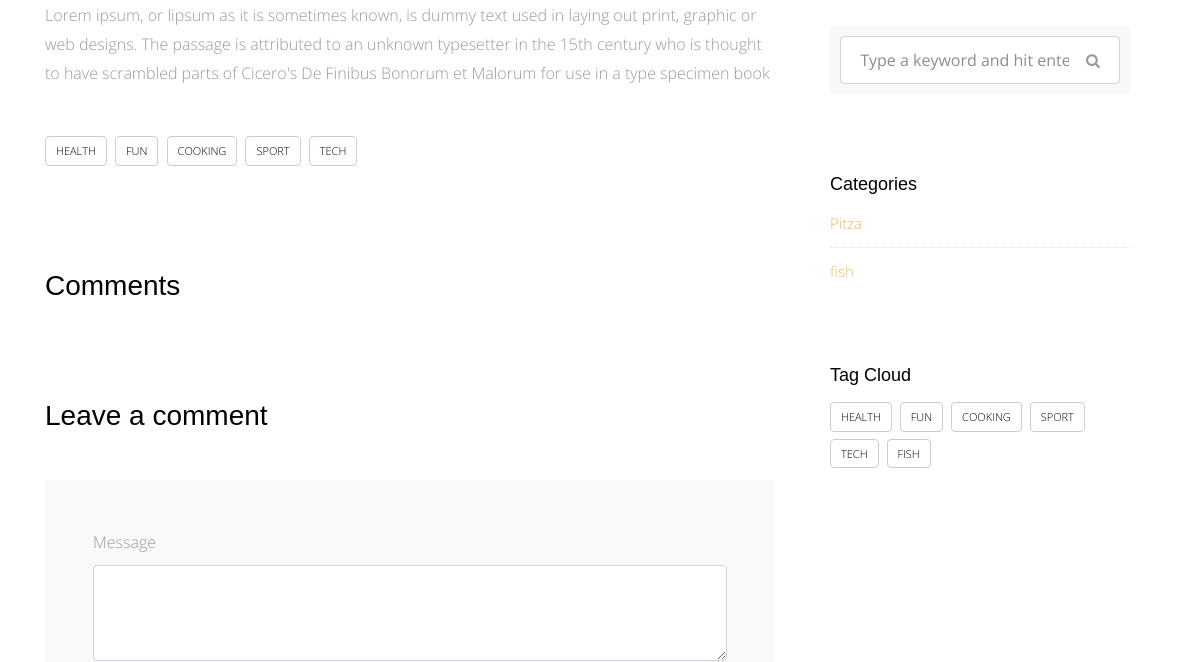
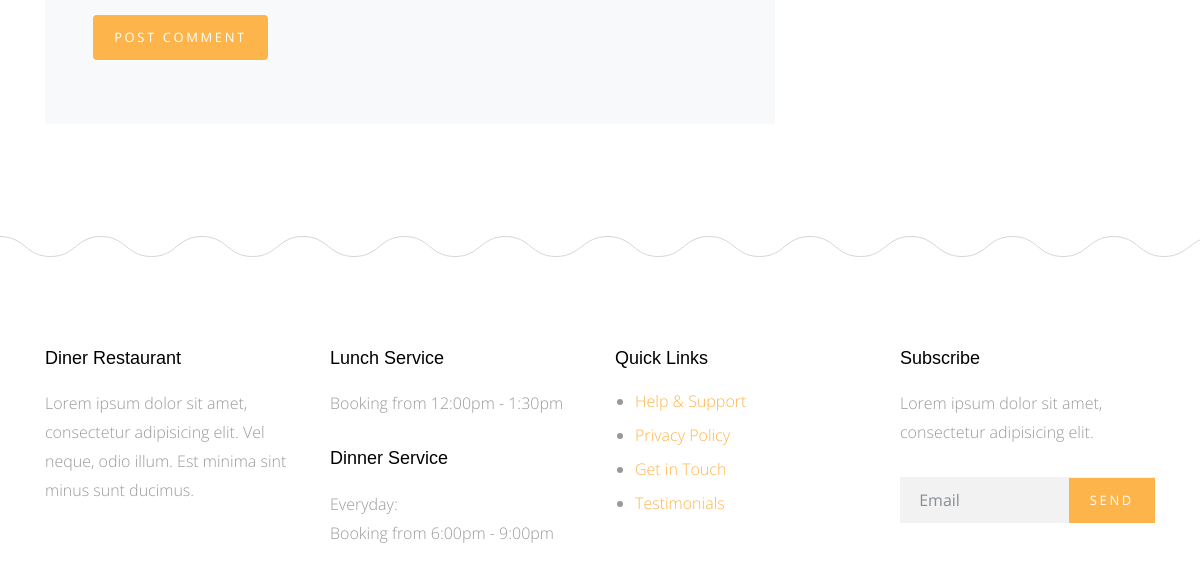
The page /blog/1/ (middle part) on the database as committed earlier (2 pictures, top to bottom).
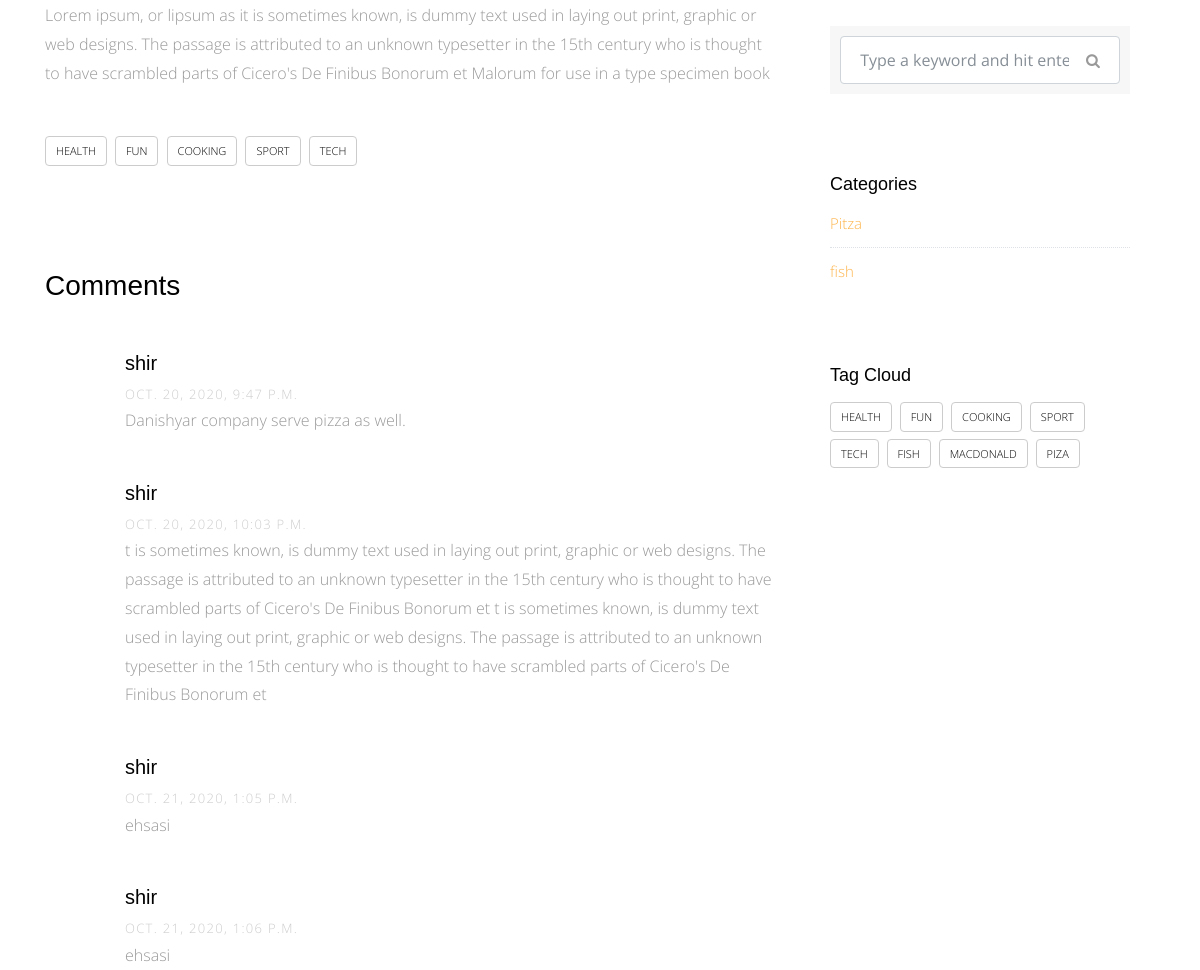
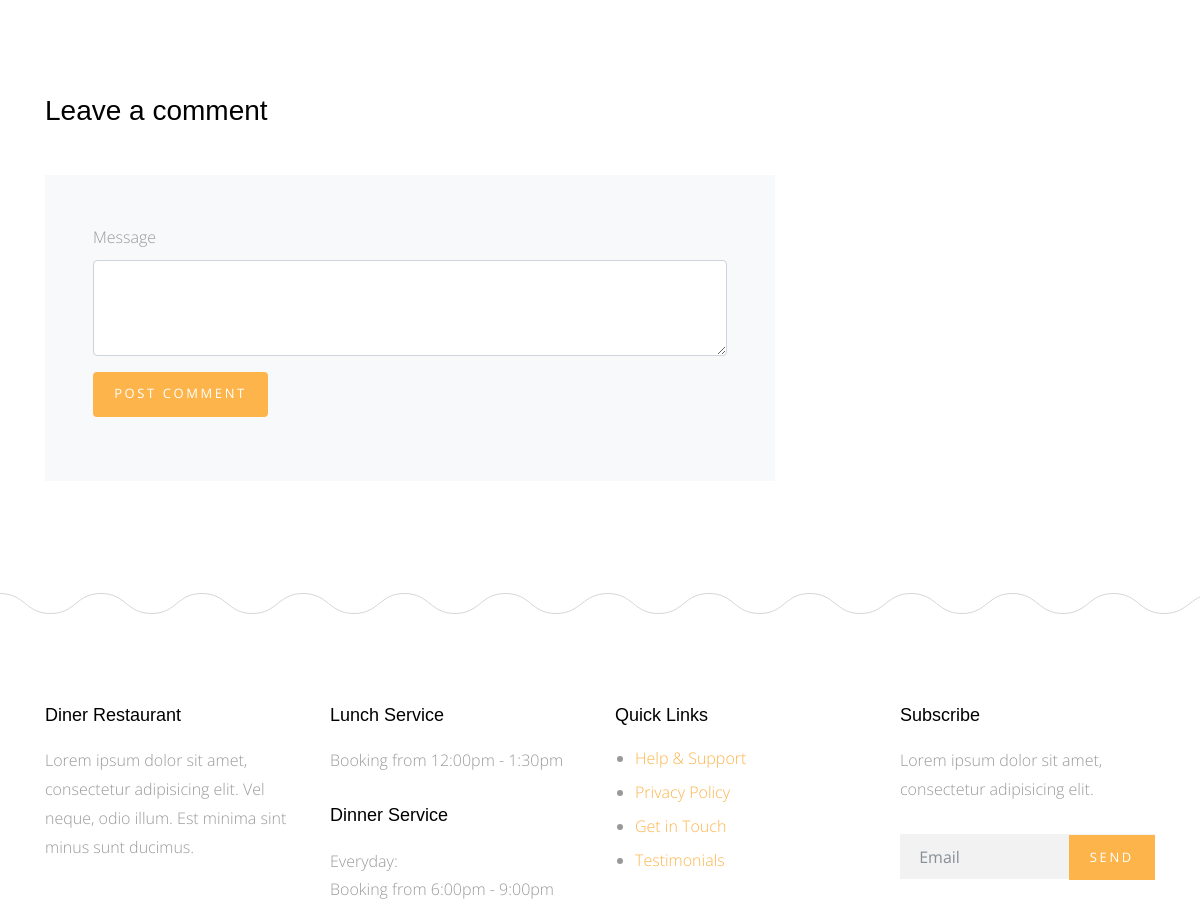
The same page on the database as committed later (2 pictures, top to bottom).
### blog/models.py (models this page shows, shortened)
class Post(models.Model):
    title = models.CharField(max_length=100)
    content = models.TextField()
    author = models.ForeignKey(User, on_delete=models.CASCADE)
    category = models.ForeignKey('Category',null=True, on_delete=models.SET_NULL)
    image = models.ImageField(upload_to = "blog/", blank=True, null=True)
    created = models.DateTimeField(default=timezone.now)
    tags = TaggableManager(blank=True)
    def __str__(self):
        return self.title

class Category(models.Model):
    name = models.CharField(max_length=30)
    class Meta:
        verbose_name = "Category"
        verbose_name_plural = "Categories"
    def __str__(self):
        return self.name

class Comment(models.Model):
    user = models.ForeignKey(User,null=True, blank=True, on_delete=models.CASCADE)
    post = models.ForeignKey(Post, on_delete=models.CASCADE)
    content = models.TextField()
    created = models.DateTimeField(default=timezone.now)

### blog/views.py (the view)
# urls.py: path("<int:id>/", post_detail, name ="post_detail"),
def post_detail(request, id):
    post = get_object_or_404(Post, id=id)
    categories = Category.objects.all()
    tags = Tag.objects.all()
    comments = Comment.objects.filter(post=post)
    comment_form = CommentForm()
    if request.method == "POST":
        comment_form = CommentForm(request.POST)
        if comment_form.is_valid():
            new_comment = comment_form.save(commit=False)
            new_comment.user = request.user
            new_comment.post = post
            new_comment.save()
            comment_form = CommentForm()
    else:
        comment_form = CommentForm()
    context = {
        'post': post,
        'categories':categories,
        'tags':tags,
        'comments':comments,
        'comment_form':comment_form,
    }
    return render(request, "blog/post_detail.html", context)

### blog/forms.py
class CommentForm(forms.ModelForm):
    class Meta:
        model = Comment
        fields = [
            'content'
        ]

### blog/templates/blog/post_detail.html (shortened to what this page needs)
{% extends 'base.html' %}
{% load static %}
{% load widget_tweaks %}
{% block content %}
<div class="main-wrap">
  <div class="section">
    <div class="container">
      <div class="row">
        <div class="col-md-8">
          <p>{{post.content}}</p>
          <div class="tag-widget post-tag-container mb-5 mt-5">
            <div class="tagcloud">
              {% for tag in post.tags.all %}
                <a href="{% url 'blog:post_by_tag' tag %}" class="tag-cloud-link">{{tag}}</a>
              {% endfor %}
            </div>
          </div>
          <div class="pt-5 mt-5">
            <h3 class="mb-5">Comments</h3>
            <ul class="comment-list">
              {% for comment in comments %}
                <li class="comment">
                  <div class="comment-body">
                    <h3>{{comment.user.username}}</h3>
                    <div class="meta">{{comment.created}}</div>
                    <p>{{comment.content}}</p>
                  </div>
                </li>
              {% endfor %}
            </ul>
            <div class="comment-form-wrap pt-5">
              <h3 class="mb-5">Leave a comment</h3>
              <form action="" method="POST" class="p-5 bg-light">
                <div class="form-group">
                  <label for="message">Message</label>
                  {% render_field comment_form.content rows="3"  cols="30" id="message" class="form-control" %}
                </div>
                <div class="form-group">
                  <input type="submit" value="Post Comment" class="btn btn-primary">
                </div>
              </form>
            </div>
          </div>
        </div>
        <div class="col-md-4 sidebar">
          <div class="sidebar-box">
            <form action="{% url 'blog:post_list' %}" method="GET" class="search-form">
              <div class="form-group">
                <span class="icon fa fa-search"></span>
                <input type="text" class="form-control" name="q" value="{{request.GET.q}}" placeholder="Type a keyword and hit enter">
              </div>
            </form>
          </div>
          <div class="sidebar-box">
            <div class="categories">
              <h3>Categories</h3>
              {% for category in categories %}
                <li><a href="{% url 'blog:post_by_category' category %}">{{category.name}}</a></li>
              {% endfor %}
            </div>
          </div>
          <div class="sidebar-box">
            <h3>Tag Cloud</h3>
            <div class="tagcloud">
              {% for tag in tags %}
                <a href="{% url 'blog:post_by_tag' tag %}" class="tag-cloud-link">{{tag}}</a>
              {% endfor %}
            </div>
          </div>
        </div>
      </div>
    </div>
  </div>
</div>
{% endblock content %}

### templates/base.html (shortened to what this page needs)
{% load static %}
<!doctype html>
<html lang="en">
  <head>
    <link rel="stylesheet" href="{% static 'css/bootstrap.css' %}">
    <link rel="stylesheet" href="{% static 'css/animate.css' %}">
    <link rel="stylesheet" href="{% static 'css/owl.carousel.min.css' %}">
    <link rel="stylesheet" href="{% static 'css/magnific-popup.css' %}">
    <link rel="stylesheet" href="{% static 'css/aos.css' %}">
    <link rel="stylesheet" href="{% static 'css/bootstrap-datepicker.css' %}">
    <link rel="stylesheet" href="{% static 'css/jquery.timepicker.css' %}">
    <link rel="stylesheet" href="{% static 'fonts/ionicons/css/ionicons.min.css' %}">
    <link rel="stylesheet" href="{% static 'fonts/fontawesome/css/font-awesome.min.css' %}">
    <link rel="stylesheet" href="{% static 'fonts/flaticon/font/flaticon.css' %}">
    <link rel="stylesheet" href="{% static 'css/style.css' %}">
  </head>
  <body>
    <div class="site-wrap">
      {% block content %}
      {% endblock content %}
      {% include 'footer.html' %}
    </div>
  </body>
</html>

### templates/footer.html (shortened to what this page needs)
<footer>
    <div class="site-footer">
        <div class="container">
        <div class="row small-gutters mb-5">
            <div class="col-md-6 col-lg-3 mb-5" data-aos="fade" data-aos-delay="100">
            <div class="footer-widget">
                <h3>Diner Restaurant</h3>
                <p>Lorem ipsum dolor sit amet, consectetur adipisicing elit. Vel neque, odio illum. Est minima sint minus sunt ducimus.</p>
            </div>
            </div>
            <div class="col-md-6 col-lg-3 mb-5" data-aos="fade" data-aos-delay="200">
            <div class="footer-widget">
                <h3>Lunch Service</h3>
                <p>Booking from 12:00pm - 1:30pm</p>
                <h3>Dinner Service</h3>
                <p>Everyday: <br> Booking from 6:00pm - 9:00pm</p>
            </div>
            </div>
            <div class="col-md-6 col-lg-3 mb-5" data-aos="fade" data-aos-delay="300">
            <div class="footer-widget">
                <h3>Quick Links</h3>
                <ul>
                <li><a href="#">Help &amp; Support</a></li>
                <li><a href="#">Privacy Policy</a></li>
                <li><a href="#">Get in Touch</a></li>
                <li><a href="#">Testimonials</a></li>
                </ul>
            </div>
            </div>
            <div class="col-md-6 col-lg-3 mb-5" data-aos="fade" data-aos-delay="400">
            <div class="footer-widget footer-contact-widget">
                <h3>Subscribe</h3>
                <p>Lorem ipsum dolor sit amet, consectetur adipisicing elit.</p>
                <form action="" class="form-subscribe mb-5">
                <div class="form-group form-field">
                    <input type="submit" value="Send" class="btn btn-primary">
                    <input type="text" class="form-control" placeholder="Email">
                </div>
                </form>
            </div>
            </div>
        </div>
        </div>
    </div>
</footer>

### templates/scripts.html (shortened to what this page needs)
{% load static %}

### static/css/style.css (style rules this page uses)
html { overflow-x: hidden; }
body { background: #fff; font-family: "Open Sans", cursive; font-size: 16px; line-height: 1.8; font-weight: 300; color: #999999; }
a { -webkit-transition: .3s all ease; -o-transition: .3s all ease; transition: .3s all ease; text-decoration: none; }
h1, h2, h3, h4, h5 { color: #000; font-family: "Playfair Display", Arial, sans-serif; }
.btn, .form-control { outline: none; }
textarea.form-control { height: inherit; }
.btn { font-size: 13px; text-transform: uppercase; letter-spacing: .2em; }
.btn.btn-primary { color: #fff; border-width: 2px; }
.site-footer { background: url("../img/curve_line.svg") repeat-x top left; padding: 7em 0; }
.site-footer .footer-widget h3 { font-size: 18px; margin-bottom: 20px; }
.site-footer .footer-widget p { margin-bottom: 30px; }
.site-footer .footer-widget ul { padding-left: 20px; }
.site-footer .footer-widget ul li { line-height: 1.5; margin-bottom: 10px; }
.form-subscribe .form-group { position: relative; }
.form-subscribe .form-group input[type="email"], .form-subscribe .form-group input[type="text"] { -webkit-box-shadow: none !important; box-shadow: none !important; background: #f2f2f2; border: none; border-radius: 0 !important; padding-right: 100px; }
.form-subscribe .form-group input[type="submit"] { position: absolute; right: 0; top: 1px; border-radius: 0 !important; outline: none; -webkit-box-shadow: none !important; box-shadow: none !important; }
.section { padding: 7em 0; }
.small-gutters { margin-right: -15px; margin-left: -15px; }
.small-gutters > [class*="col-"] { padding-right: 15px; padding-left: 15px; }
.tagcloud a { text-transform: uppercase; display: inline-block; padding: 4px 10px; margin-bottom: 7px; margin-right: 4px; border-radius: 4px; color: #000; border: 1px solid #ccc; font-size: 11px; }
.comment-form-wrap { clear: both; }
.comment-list { padding: 0; margin: 0; }
.comment-list li { padding: 0; margin: 0 0 30px 0; float: left; width: 100%; clear: both; list-style: none; }
.comment-list li .comment-body { float: right; width: calc(100% - 80px); }
.comment-list li .comment-body h3 { font-size: 20px; }
.comment-list li .comment-body .meta { text-transform: uppercase; font-size: 13px; letter-spacing: .1em; color: #ccc; }
.search-form { background: #f7f7f7; padding: 10px; }
.search-form .form-group { position: relative; }
.search-form .form-group input { padding-right: 50px; }
.search-form .icon { position: absolute; top: 50%; right: 20px; -webkit-transform: translateY(-50%); -ms-transform: translateY(-50%); transform: translateY(-50%); }
.sidebar-box { margin-bottom: 30px; padding: 25px; font-size: 15px; width: 100%; float: left; background: #fff; }
.sidebar-box *:last-child { margin-bottom: 0; }
.sidebar-box h3 { font-size: 18px; margin-bottom: 15px; }
.categories li, .sidelink li { position: relative; margin-bottom: 10px; padding-bottom: 10px; border-bottom: 1px dotted #dee2e6; list-style: none; }
.categories li:last-child, .sidelink li:last-child { margin-bottom: 0; border-bottom: none; padding-bottom: 0; }
.categories li a, .sidelink li a { display: block; }

Rows that differ between the two databases and show on the page:
added Comment: user.username "shir", created "OCT. 20, 2020, 9:47 P.M.", content "Danishyar company serve pizza as well."
added Comment: user.username "shir", created "OCT. 20, 2020, 10:03 P.M.", content "t is sometimes known, is dummy text used in laying out print, graphic or web designs. The passage is attributed to an unknown typesetter in the 15th century who is thought to have scrambled parts of Cicero's De Finibus Bonorum et t is sometimes known, is dummy text used in laying out print, graphic or web designs. The passage is attributed to an unknown typesetter in the 15th century who is thought to have scrambled parts of Cicero's De Finibus Bonorum et"
added Comment: user.username "shir", created "OCT. 21, 2020, 1:05 P.M.", content "ehsasi"
added Comment: user.username "shir", created "OCT. 21, 2020, 1:06 P.M.", content "ehsasi"
added Tag: name "MACDONALD", shown under "Tag Cloud"
added Tag: name "PIZA", shown under "Tag Cloud"
